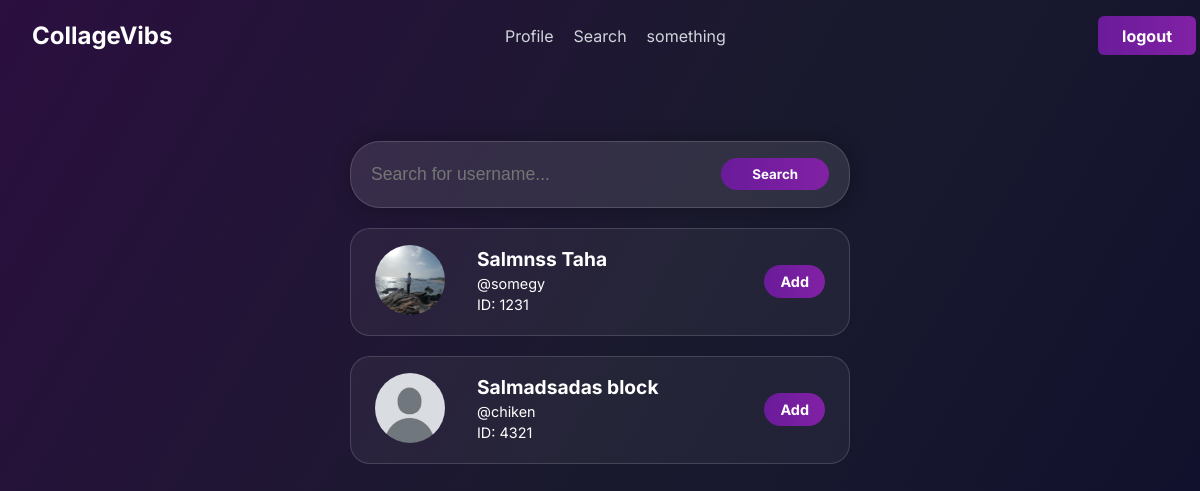
The page /search/ (signed in) on the database as committed earlier.
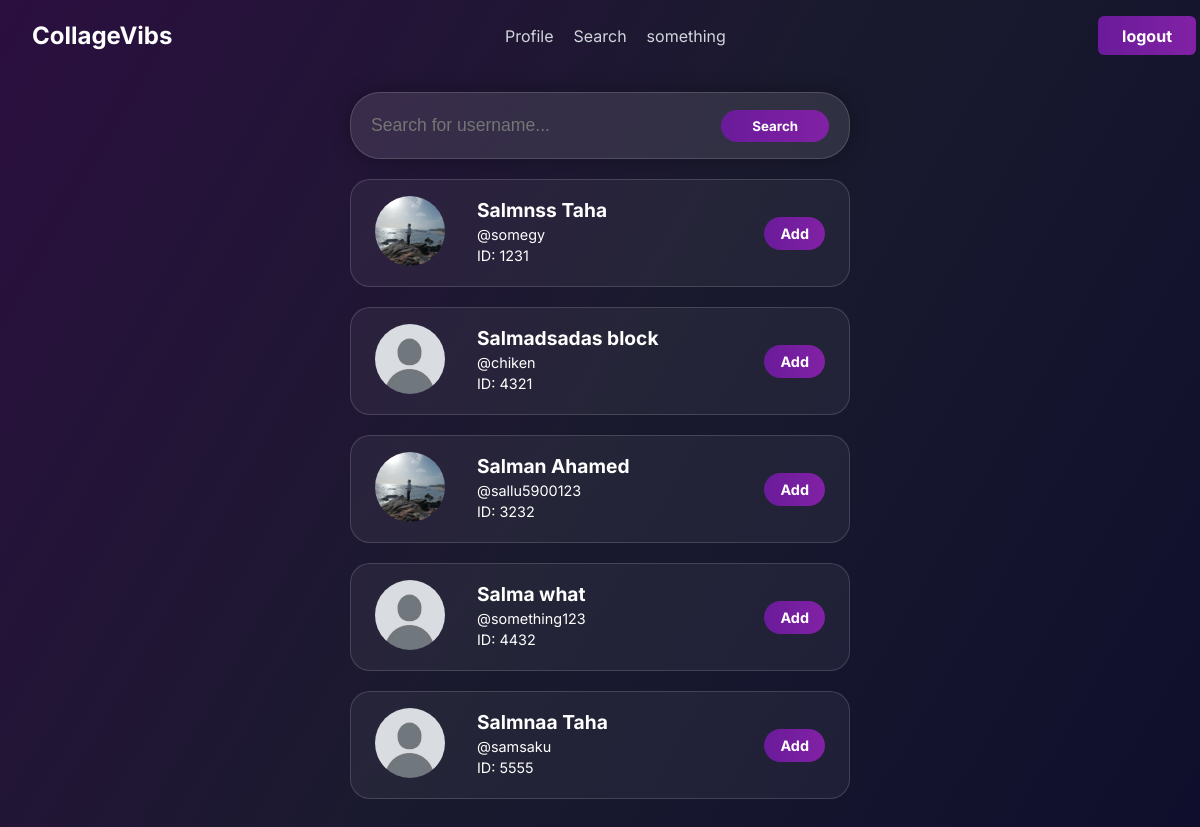
The same page on the database as committed later.
### users/models.py (models this page shows, shortened)
class Profile(models.Model):
    user = models.OneToOneField(User, on_delete=models.CASCADE)
    college_id = models.PositiveIntegerField(
        validators=[MinValueValidator(1000), MaxValueValidator(9999)],
        help_text="4 digit college ID",
    )
    profile_picture = models.ImageField(upload_to='profile_pictures', null=True, blank=True,default='profile_pictures/default.jpg')
    created_at = models.DateTimeField(auto_now_add=True)

### users/views.py (the view)
# urls.py: path('search/', views.search_view, name='search'),
@login_required
def search_view(request):
    profiles = Profile.objects.select_related('user').all()
    query = request.GET.get('q')
    if query:
        profiles = profiles.filter(user__username__icontains=query)
    profiles = profiles.exclude(user=request.user)
    return render(request, 'users/search.html', {'profiles': profiles})

### users/templates/users/search.html (shortened to what this page needs)
{% extends "main/layout.html" %}
{% block content %}
<div class="search-container">
  <form method="get" action="{% url 'users:search' %}" class="user-search-container">
    <input type="text" name="q" placeholder="Search for username..." class="user-search-input">
    <button type="submit" class="user-search-button">
      Search
    </button>
  </form>
  {% for profile in profiles %}
    <div class="user-profile-container">
      <div>
        {% if profile.profile_picture %}
          <img src="{{ profile.profile_picture.url }}" alt="Profile picture" class="user-profile-picture">
        {% else %}
          <img src="/media/profile_pictures/default.jpg" alt="Default profile picture" class="user-profile-picture">
        {% endif %}
      </div>
      <div class="profile-text">
        <h3>{{ profile.user.first_name }} {{ profile.user.last_name }}</h3>
        <p>@{{ profile.user.username }}</p>
        <p>ID: {{ profile.college_id }}</p>
      </div>
      <div class="dropdown">
        <button class="dropbtn">Add</button>
      </div>
    </div>
  {% empty %}
    <p>No users found.</p>
  {% endfor %}
</div>
{% endblock %}

### main/templates/main/layout.html (shortened to what this page needs)
<!DOCTYPE html>
{% load static %}
<html lang="en">
<head>
    <link rel="stylesheet" href="{% static 'css/style.css' %}?v=rage-mode">
</head>
<body hx-ext="ws">
    {% if not hide_navbar %}
    <nav class="navbar">
        <div class="logo">
            <h1>CollageVibs</h1>
        </div>
        <div class="nav-links">
            <a href="{% url 'users:profile' %}">Profile</a>
            <a href="{% url "users:search" %}">Search</a>
            <a href="#">something</a>
        </div>
        <a href="{% url 'users:logout' %}" class="logout-button">logout</a>
    </nav>
{% endif %}
<main>
    {% block content %}
    {% endblock %}
</main>
</body>
</html>

### static/css/style.css (style rules this page uses)
body { background: linear-gradient(120deg, #2b0f3f 0%, #1a1a2e 50%, #0f0f2d 100%); background-attachment: fixed; background-size: cover; color: #d1d5db; padding: 0; margin: 0; font-family: 'Inter', sans-serif; display: flex; flex-direction: column; }
main { display: flex; justify-content: center; align-items: center; min-height: 60vh; flex-direction: column; overflow-y: auto; padding: 2em 1em; }
.navbar { display: flex; align-items: center; justify-content: space-between; padding: 1em 2em; background-color: transparent; position: fixed; top: 0; left: 0; width: 97%; z-index: 1000; }
.logo h1 { margin: 0; color: white; }
.nav-links { display: flex; justify-content: center; gap: 20px; transform: translateX(-9%); }
.nav-links a { text-decoration: none; color: #d1d5db; font-size: 16px; transition: transform 0.3s ease, color 0.3s ease; }
.logout-button { display: inline-block; padding: 0.6em 1.5em; border: none; background: linear-gradient(270deg, #00bcd4, #8e24aa, #6a1b9a); background-size: 300%; background-position: 0% 50%; color: white; font-weight: bold; border-radius: 6px; cursor: pointer; font-family: 'Inter', sans-serif; text-decoration: none; transition: background-position 0.3s ease-in-out; text-align: center; white-space: nowrap; }
form { display: flex; flex-direction: column; gap: 1em; background: rgba(31, 31, 46, 0.8); padding: 2em; border-radius: 12px; box-shadow: 0 0 20px rgba(0, 0, 0, 0.3); width: 300px; }
form input { padding: 0.5em; border: 1px solid #333; background: #1f1f2e; color: #f0f0f0; border-radius: 6px; }
button { padding: 0.6em; width: 100%; border: none; background: linear-gradient(270deg, #00bcd4, #8e24aa, #6a1b9a); background-size: 300%; background-position: 0% 50%; color: white; font-weight: bold; border-radius: 6px; cursor: pointer; font-family: 'Inter', sans-serif; transition: background-position 0.3s ease-in-out; }
.search-container { padding-top: 60px; }
.user-search-container { display: flex; flex-direction: row; align-items: center; background-color: rgba(255, 255, 255, 0.1); border: 1px solid rgba(255, 255, 255, 0.15); border-radius: 30px; padding: 12px 20px; width: 500px; max-width: 90%; }
.user-search-input { flex: 4; border: none; outline: none; background: transparent; color: #fff; font-size: 1.1rem; padding: 10px 0; }
.user-search-container button { flex: 1; border-radius: 18px; padding-left: 12px; padding-right: 12px; }
.user-profile-container { display: flex; flex-direction: row; align-items: center; background: rgba(255, 255, 255, 0.05); border: 1px solid rgba(255, 255, 255, 0.15); border-radius: 20px; padding: 16px 24px; margin-top: 20px; color: #fff; max-width: 500px; }
.user-profile-container img { width: 70px; height: 70px; border-radius: 50%; object-fit: cover; margin-right: 16px; flex-shrink: 0; }
.user-profile-container h3 { margin: 0; font-size: 1.2rem; font-weight: bold; }
.user-profile-container p { margin: 4px 0; font-size: 0.9rem; }
.dropdown { position: relative; display: inline-block; }
.dropbtn { background-color: rgba(255, 255, 255, 0.1); color: #fff; padding: 8px 16px; font-size: 0.9rem; border: none; border-radius: 18px; cursor: pointer; transition: background-color 0.2s ease; }
.user-profile-container .profile-text { margin-left: 16px; flex-grow: 1; }
.user-profile-container .dropdown { flex-shrink: 0; }
.user-search-container, .user-profile-container { margin: 0 auto; box-sizing: border-box; }
.user-search-container { padding: 16px 24px; max-width: 700px; }
.user-search-container { display: flex; align-items: center; background-color: rgba(255, 255, 255, 0.1); border: 1px solid rgba(255, 255, 255, 0.15); border-radius: 30px; padding: 12px 20px; }
.user-search-button { flex: 1; border-radius: 18px; padding: 0.6em 1em; background: linear-gradient(270deg, #00bcd4, #8e24aa, #6a1b9a); background-size: 300%; background-position: 0% 50%; color: white; font-weight: bold; cursor: pointer; transition: background-position 0.3s ease-in-out; }
.user-profile-container { display: flex; align-items: center; background: rgba(255, 255, 255, 0.05); border: 1px solid rgba(255, 255, 255, 0.15); border-radius: 20px; padding: 16px 24px; margin-top: 20px; color: #fff; box-sizing: border-box; }
.user-profile-container .profile-text { flex: 1; margin-left: 16px; }
.user-profile-picture { width: 70px; height: 70px; border-radius: 50%; object-fit: cover; }

Rows that differ between the two databases and show on the page:
added Profile: profile_picture (picture), user.first_name "Salman", user.last_name "Ahamed", user.username "sallu5900123", college_id "3232"
added Profile: user.first_name "Salma", user.last_name "what", user.username "something123", college_id "4432"
added Profile: user.first_name "Salmnaa", user.last_name "Taha", user.username "samsaku", college_id "5555"
